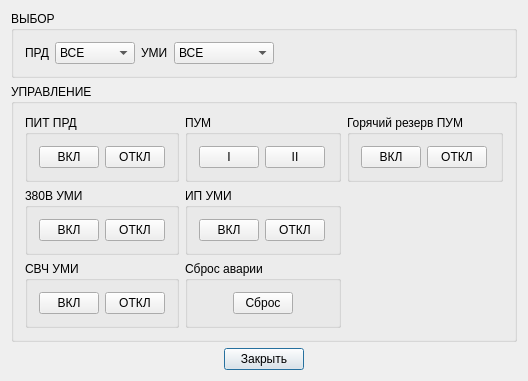
<?xml version="1.0" encoding="UTF-8"?>
<ui version="4.0">
 <class>DlgCtrlPrd</class>
 <widget class="QDialog" name="DlgCtrlPrd">
  <property name="geometry">
   <rect>
    <x>0</x>
    <y>0</y>
    <width>528</width>
    <height>370</height>
   </rect>
  </property>
  <property name="sizePolicy">
   <sizepolicy hsizetype="Minimum" vsizetype="Minimum">
    <horstretch>0</horstretch>
    <verstretch>0</verstretch>
   </sizepolicy>
  </property>
  <property name="windowTitle">
   <string>Панель Управления ПРД</string>
  </property>
  <layout class="QVBoxLayout" name="verticalLayout">
   <item>
    <widget class="QGroupBox" name="groupSelect">
     <property name="sizePolicy">
      <sizepolicy hsizetype="Preferred" vsizetype="Minimum">
       <horstretch>0</horstretch>
       <verstretch>0</verstretch>
      </sizepolicy>
     </property>
     <property name="title">
      <string>ВЫБОР</string>
     </property>
     <layout class="QHBoxLayout">
      <item>
       <widget class="QLabel" name="textSelectPrd">
        <property name="text">
         <string>ПРД</string>
        </property>
        <property name="wordWrap">
         <bool>false</bool>
        </property>
       </widget>
      </item>
      <item>
       <widget class="QComboBox" name="comboSelectPrd">
        <property name="minimumSize">
         <size>
          <width>80</width>
          <height>0</height>
         </size>
        </property>
        <property name="maxVisibleItems">
         <number>16</number>
        </property>
        <item>
         <property name="text">
          <string>ВСЕ</string>
         </property>
        </item>
       </widget>
      </item>
      <item>
       <widget class="QLabel" name="textSelectModule">
        <property name="text">
         <string>УМИ</string>
        </property>
        <property name="wordWrap">
         <bool>false</bool>
        </property>
       </widget>
      </item>
      <item>
       <widget class="QComboBox" name="comboSelectModule">
        <property name="minimumSize">
         <size>
          <width>100</width>
          <height>0</height>
         </size>
        </property>
        <property name="maxVisibleItems">
         <number>16</number>
        </property>
        <item>
         <property name="text">
          <string>ВСЕ</string>
         </property>
        </item>
       </widget>
      </item>
      <item>
       <spacer name="spacerSelect">
        <property name="orientation">
         <enum>Qt::Horizontal</enum>
        </property>
        <property name="sizeType">
         <enum>QSizePolicy::Expanding</enum>
        </property>
        <property name="sizeHint" stdset="0">
         <size>
          <width>40</width>
          <height>20</height>
         </size>
        </property>
       </spacer>
      </item>
     </layout>
    </widget>
   </item>
   <item>
    <widget class="QGroupBox" name="groupControl">
     <property name="sizePolicy">
      <sizepolicy hsizetype="Preferred" vsizetype="Minimum">
       <horstretch>0</horstretch>
       <verstretch>0</verstretch>
      </sizepolicy>
     </property>
     <property name="title">
      <string>УПРАВЛЕНИЕ</string>
     </property>
     <layout class="QGridLayout">
      <item row="1" column="1">
       <widget class="QGroupBox" name="groupControlModule">
        <property name="title">
         <string>ИП УМИ</string>
        </property>
        <layout class="QHBoxLayout">
         <item>
          <widget class="QPushButton" name="pushModuleOn">
           <property name="maximumSize">
            <size>
             <width>60</width>
             <height>32767</height>
            </size>
           </property>
           <property name="text">
            <string>ВКЛ</string>
           </property>
           <property name="checkable">
            <bool>true</bool>
           </property>
          </widget>
         </item>
         <item>
          <widget class="QPushButton" name="pushModuleOff">
           <property name="maximumSize">
            <size>
             <width>60</width>
             <height>32767</height>
            </size>
           </property>
           <property name="text">
            <string>ОТКЛ</string>
           </property>
           <property name="checkable">
            <bool>true</bool>
           </property>
          </widget>
         </item>
        </layout>
       </widget>
      </item>
      <item row="1" column="0">
       <widget class="QGroupBox" name="groupControlModule380">
        <property name="title">
         <string>380В УМИ</string>
        </property>
        <layout class="QHBoxLayout">
         <item>
          <widget class="QPushButton" name="pushModule380On">
           <property name="maximumSize">
            <size>
             <width>60</width>
             <height>32767</height>
            </size>
           </property>
           <property name="text">
            <string>ВКЛ</string>
           </property>
           <property name="checkable">
            <bool>true</bool>
           </property>
          </widget>
         </item>
         <item>
          <widget class="QPushButton" name="pushModule380Off">
           <property name="maximumSize">
            <size>
             <width>60</width>
             <height>32767</height>
            </size>
           </property>
           <property name="text">
            <string>ОТКЛ</string>
           </property>
           <property name="checkable">
            <bool>true</bool>
           </property>
          </widget>
         </item>
        </layout>
       </widget>
      </item>
      <item row="0" column="1">
       <widget class="QGroupBox" name="groupControlPumi">
        <property name="title">
         <string>ПУМ</string>
        </property>
        <layout class="QHBoxLayout">
         <item>
          <widget class="QPushButton" name="pushPumi1">
           <property name="maximumSize">
            <size>
             <width>60</width>
             <height>32767</height>
            </size>
           </property>
           <property name="text">
            <string>I</string>
           </property>
           <property name="checkable">
            <bool>true</bool>
           </property>
          </widget>
         </item>
         <item>
          <widget class="QPushButton" name="pushPumi2">
           <property name="maximumSize">
            <size>
             <width>60</width>
             <height>32767</height>
            </size>
           </property>
           <property name="text">
            <string>II</string>
           </property>
           <property name="checkable">
            <bool>true</bool>
           </property>
          </widget>
         </item>
        </layout>
       </widget>
      </item>
      <item row="2" column="1">
       <widget class="QGroupBox" name="groupControlReset">
        <property name="title">
         <string>Сброс аварии</string>
        </property>
        <layout class="QHBoxLayout">
         <item>
          <spacer name="spacerReset1">
           <property name="orientation">
            <enum>Qt::Horizontal</enum>
           </property>
           <property name="sizeType">
            <enum>QSizePolicy::Expanding</enum>
           </property>
           <property name="sizeHint" stdset="0">
            <size>
             <width>20</width>
             <height>16</height>
            </size>
           </property>
          </spacer>
         </item>
         <item>
          <widget class="QPushButton" name="pushReset">
           <property name="maximumSize">
            <size>
             <width>60</width>
             <height>32767</height>
            </size>
           </property>
           <property name="text">
            <string>Сброс</string>
           </property>
          </widget>
         </item>
         <item>
          <spacer name="spacerReset2">
           <property name="orientation">
            <enum>Qt::Horizontal</enum>
           </property>
           <property name="sizeType">
            <enum>QSizePolicy::Expanding</enum>
           </property>
           <property name="sizeHint" stdset="0">
            <size>
             <width>20</width>
             <height>20</height>
            </size>
           </property>
          </spacer>
         </item>
        </layout>
       </widget>
      </item>
      <item row="0" column="0">
       <widget class="QGroupBox" name="groupControlPower">
        <property name="title">
         <string>ПИТ ПРД</string>
        </property>
        <layout class="QHBoxLayout">
         <item>
          <widget class="QPushButton" name="pushPowerOn">
           <property name="maximumSize">
            <size>
             <width>60</width>
             <height>32767</height>
            </size>
           </property>
           <property name="text">
            <string>ВКЛ</string>
           </property>
           <property name="checkable">
            <bool>true</bool>
           </property>
          </widget>
         </item>
         <item>
          <widget class="QPushButton" name="pushPowerOff">
           <property name="maximumSize">
            <size>
             <width>60</width>
             <height>32767</height>
            </size>
           </property>
           <property name="text">
            <string>ОТКЛ</string>
           </property>
           <property name="checkable">
            <bool>true</bool>
           </property>
          </widget>
         </item>
        </layout>
       </widget>
      </item>
      <item row="0" column="2">
       <widget class="QGroupBox" name="groupControlHotRes">
        <property name="title">
         <string>Горячий резерв ПУМ</string>
        </property>
        <layout class="QHBoxLayout">
         <item>
          <widget class="QPushButton" name="pushHotResOn">
           <property name="maximumSize">
            <size>
             <width>60</width>
             <height>32767</height>
            </size>
           </property>
           <property name="text">
            <string>ВКЛ</string>
           </property>
           <property name="checkable">
            <bool>true</bool>
           </property>
          </widget>
         </item>
         <item>
          <widget class="QPushButton" name="pushHotResOff">
           <property name="maximumSize">
            <size>
             <width>60</width>
             <height>32767</height>
            </size>
           </property>
           <property name="text">
            <string>ОТКЛ</string>
           </property>
           <property name="checkable">
            <bool>true</bool>
           </property>
          </widget>
         </item>
        </layout>
       </widget>
      </item>
      <item row="2" column="0">
       <widget class="QGroupBox" name="groupControlSVCh">
        <property name="title">
         <string>СВЧ УМИ</string>
        </property>
        <layout class="QHBoxLayout">
         <item>
          <widget class="QPushButton" name="pushSVChOn">
           <property name="maximumSize">
            <size>
             <width>60</width>
             <height>32767</height>
            </size>
           </property>
           <property name="text">
            <string>ВКЛ</string>
           </property>
           <property name="checkable">
            <bool>true</bool>
           </property>
          </widget>
         </item>
         <item>
          <widget class="QPushButton" name="pushSVChOff">
           <property name="maximumSize">
            <size>
             <width>60</width>
             <height>32767</height>
            </size>
           </property>
           <property name="text">
            <string>ОТКЛ</string>
           </property>
           <property name="checkable">
            <bool>true</bool>
           </property>
          </widget>
         </item>
        </layout>
       </widget>
      </item>
      <item row="1" column="2">
       <spacer name="spacerLine2">
        <property name="orientation">
         <enum>Qt::Horizontal</enum>
        </property>
        <property name="sizeType">
         <enum>QSizePolicy::Expanding</enum>
        </property>
        <property name="sizeHint" stdset="0">
         <size>
          <width>40</width>
          <height>20</height>
         </size>
        </property>
       </spacer>
      </item>
      <item row="2" column="2">
       <spacer name="spacerLine3">
        <property name="orientation">
         <enum>Qt::Horizontal</enum>
        </property>
        <property name="sizeType">
         <enum>QSizePolicy::Expanding</enum>
        </property>
        <property name="sizeHint" stdset="0">
         <size>
          <width>40</width>
          <height>20</height>
         </size>
        </property>
       </spacer>
      </item>
     </layout>
    </widget>
   </item>
   <item>
    <layout class="QHBoxLayout" name="horizontalLayout">
     <item>
      <spacer name="spacerClose1">
       <property name="orientation">
        <enum>Qt::Horizontal</enum>
       </property>
       <property name="sizeType">
        <enum>QSizePolicy::Expanding</enum>
       </property>
       <property name="sizeHint" stdset="0">
        <size>
         <width>200</width>
         <height>20</height>
        </size>
       </property>
      </spacer>
     </item>
     <item>
      <widget class="QPushButton" name="pushClose">
       <property name="text">
        <string>Закрыть</string>
       </property>
       <property name="default">
        <bool>true</bool>
       </property>
      </widget>
     </item>
     <item>
      <spacer name="spacerClose2">
       <property name="orientation">
        <enum>Qt::Horizontal</enum>
       </property>
       <property name="sizeType">
        <enum>QSizePolicy::Expanding</enum>
       </property>
       <property name="sizeHint" stdset="0">
        <size>
         <width>190</width>
         <height>20</height>
        </size>
       </property>
      </spacer>
     </item>
    </layout>
   </item>
  </layout>
 </widget>
 <layoutdefault spacing="6" margin="11"/>
 <pixmapfunction>qPixmapFromMimeSource</pixmapfunction>
 <tabstops>
  <tabstop>comboSelectPrd</tabstop>
  <tabstop>comboSelectModule</tabstop>
  <tabstop>pushPowerOn</tabstop>
  <tabstop>pushPowerOff</tabstop>
  <tabstop>pushPumi1</tabstop>
  <tabstop>pushPumi2</tabstop>
  <tabstop>pushHotResOn</tabstop>
  <tabstop>pushHotResOff</tabstop>
  <tabstop>pushModule380On</tabstop>
  <tabstop>pushModule380Off</tabstop>
  <tabstop>pushModuleOn</tabstop>
  <tabstop>pushModuleOff</tabstop>
  <tabstop>pushSVChOn</tabstop>
  <tabstop>pushSVChOff</tabstop>
  <tabstop>pushReset</tabstop>
  <tabstop>pushClose</tabstop>
 </tabstops>
 <resources/>
 <connections/>
</ui>
